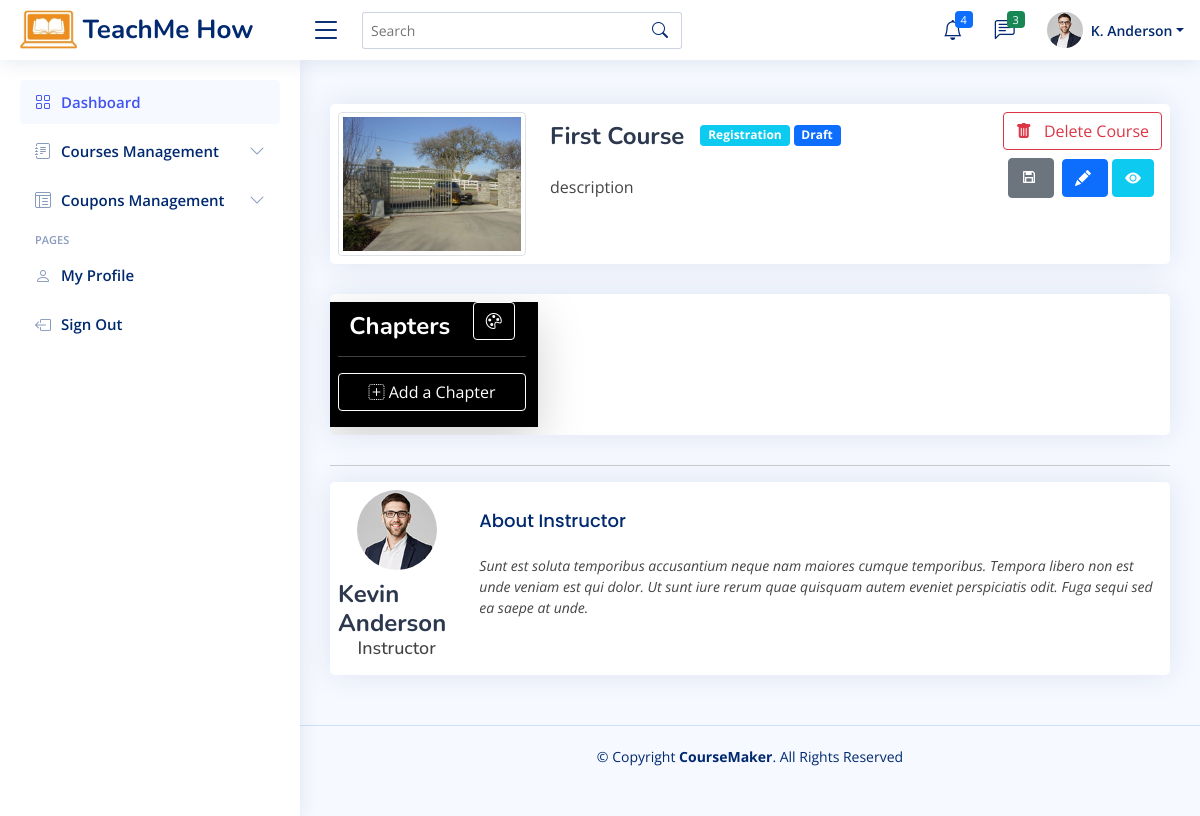
Page /instructor-view-course.php?courseID=1 on the earlier database version.
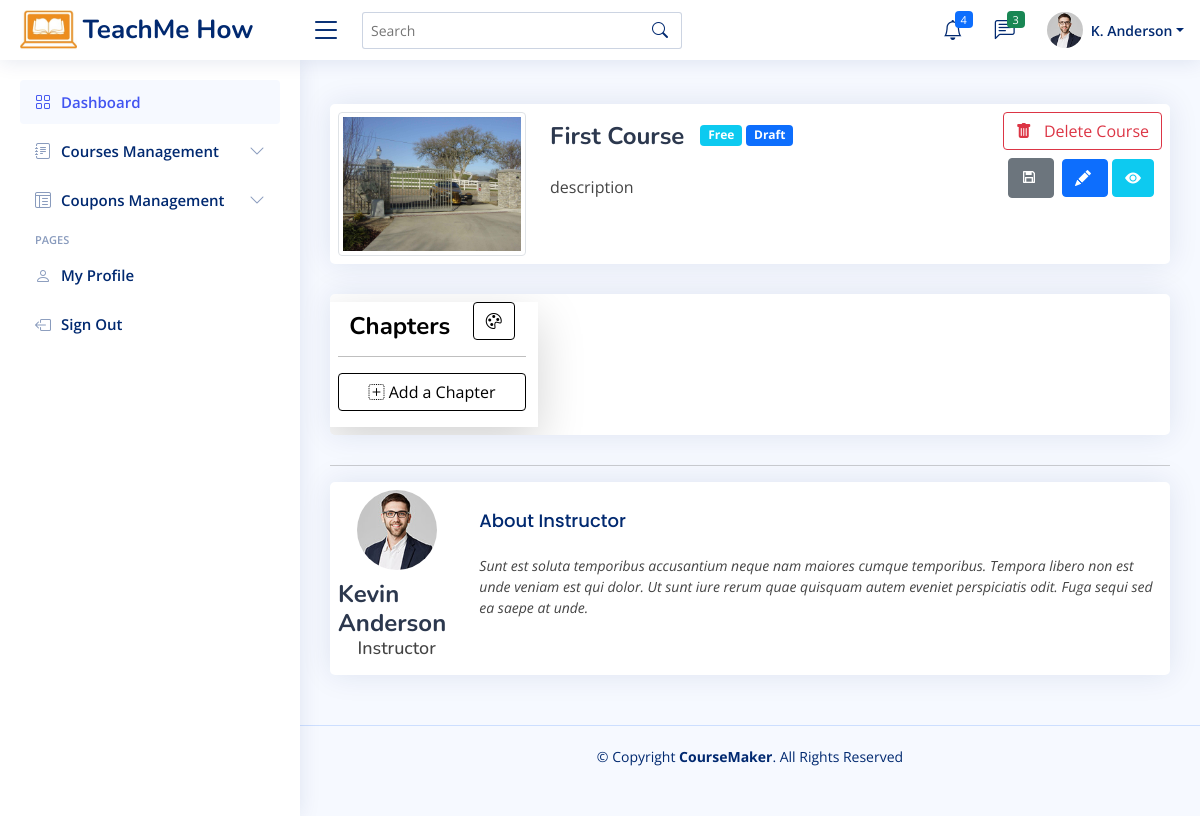
Same page on the later database version.
### tables this page shows
CREATE TABLE `courses` (
  `id` int(10) NOT NULL,
  `instructor_id` int(10) NOT NULL,
  `title` varchar(200) NOT NULL,
  `thumbnail` varchar(100) NOT NULL DEFAULT 'default.jpg',
  `access` enum('Free','Registration','Paid') NOT NULL,
  `description` varchar(1000) NOT NULL,
  `draft` tinyint(1) NOT NULL DEFAULT 0,
  `courseID` int(11) NOT NULL,
  `timeLimitType` enum('Without Time Limit','Days','Months','Years') DEFAULT NULL,
  `timeLimitValue` int(5) DEFAULT NULL,
  `registration_required_email` tinyint(1) DEFAULT NULL,
  `registration_required_phone` tinyint(1) DEFAULT NULL,
  `registration_required_address` tinyint(1) DEFAULT NULL,
  `registration_required_tos` tinyint(1) DEFAULT NULL,
  `price` int(5) DEFAULT NULL,
  `paypal_email` varchar(50) DEFAULT NULL,
  `instructor_name` varchar(50) NOT NULL,
  `back_clr` varchar(10) NOT NULL DEFAULT '#ffffff',
  `front_clr` varchar(10) NOT NULL DEFAULT '#000000'
);

### includes/app.php (called while the page is built, shortened)
<?php
function sanitizeParam($param){
    $con = $GLOBALS["con"];
    $param = $con->real_escape_string($param);
    return $param;
}

### instructor-view-course.php (the view, shortened to what this page needs)
<?php
    require_once "includes/app.php";
    $path = ROOT_DIR;
    $courseID = sanitizeParam($_GET["courseID"]);
    $s = "SELECT * FROM courses WHERE id=$courseID";
    $res = mysqli_query($con, $s);
    $courseRow = mysqli_fetch_array($res);
?>
<!DOCTYPE html>
<html lang="en">
<head>
    <?php
        require "includes/head.inc.php";
    ?>
</head>
<body>
    <?=require_once "includes/header.inc.php";?>
  <?=require_once "includes/instructorSideBar.inc.php";?>
  <main id="main" class="main">
      <div class="card">
          <div class="card-body p-2">
              <div class="row">
                  <div class="col-md-3 d-flex flex-column align-items-center">
                      <form action="" method="post" id="image_upload_form"  enctype="multipart/form-data">
                          <div class="course-img-container w-100 h-100">
                              <img id="courseImgThumbnail" src="assets/img/courses-thumnail/<?=$courseRow["thumbnail"];?>" alt="Profile" class="img-thumbnail h-100 w-100">
                          </div>
                      </form>
                  </div>
                  <div class="col-md-9">
                      <div class="d-flex justify-content-between">
                          <div><div class="d-flex align-items-center">
                                  <h2 class="mb-2 customHeading">
                                      <?=$courseRow["title"];?>
                                  </h2>
                                  <span class="badge bg-info ms-3" style="height: fit-content"><?=$courseRow["access"];?></span>
                                  <span class="badge bg-primary ms-1" style="height: fit-content"><?php echo $courseRow["draft"]==1 ? "Draft":"Active"; ?></span>
                              </div>
                              <p class="small fst-italic">
                                  <?=$courseRow["description"];?>
                              </p>
                          </div>
                          <div class="d-flex flex-column">
                              <button class="btn btn-outline-danger mb-2" data-bs-toggle="modal" data-bs-target="#delCourseModel">
                                  <i class="bi bi-trash-fill me-2"></i> Delete Course
                              </button>
                              <div class="d-flex justify-content-end me-2">
                                  <button class="btn btn-secondary" data-bs-toggle="modal" data-bs-target="#draftCourseModel">
                                      <i class="ri-save-3-line me-1"></i>
                                  </button>
                                  <button class="btn btn-primary ms-2"  data-bs-toggle="modal" data-bs-target="#editCourse">
                                      <i class="bi bi-pencil-fill me-1"></i>
                                  </button>
                                  <a class="btn btn-info text-white ms-1" href="course-<?=$courseRow["courseID"]?>">
                                      <i class="bi bi-eye-fill"></i>
                                  </a>
                              </div>
                          </div>
                      </div>
                  </div>
              </div>
          </div>
      </div>
      <section class="section">
          <div class="row">
              <div class="col-lg-12">
                  <div class="card">
                      <div class="card-body p-2">
                          <div class="row">
                              <div class="col-md-3 justify-content-center shadow-lg pb-3 customColors">
                                  <div class="d-flex justify-content-around align-items-center mb-3">
                                      <h3 class="customHeading text-center" id="lsnHeading">Chapters</h3>
                                      <button class="btn btn-outline-dark customColors" data-bs-toggle="modal" data-bs-target="#colorPickerModal">
                                          <i class="bi bi-palette"></i>
                                      </button>
                                  </div>
                                  <hr>
                                  <button class="btn w-100 customColors" data-bs-toggle="modal" data-bs-target="#addChapter">
                                      <i class="bi bi-plus-square-dotted"></i>
                                      <span>Add a Chapter</span>
                                  </button>
                              </div>
                              <div class="col-md-9">
                              </div>
                          </div>
                      </div>
                  </div>
                  <hr>
                  <div class="card">
                      <div class="card-body p-2">
                          <div class="row">
                              <div class="col-md-2 d-flex flex-column align-items-center">
                                  <img src="assets/img/profile-img.jpg" alt="Profile" class="rounded-circle" style="max-width: 80px;">
                                  <h2 style="font-size: 24px; font-weight: 700; color: #2c384e; margin: 10px 0 0 0;">Kevin Anderson</h2>
                                  <h3 style="font-size: 18px;">Instructor</h3>
                              </div>
                              <div class="col-md-10">
                                  <h5 class="card-title">About Instructor</h5>
                                  <p class="small fst-italic">Sunt est soluta temporibus accusantium neque nam maiores cumque temporibus. Tempora libero non est unde veniam est qui dolor.
                                      Ut sunt iure rerum quae quisquam autem eveniet perspiciatis
                                      odit. Fuga sequi sed ea saepe at unde.</p>
                              </div>
                          </div>
                      </div>
                  </div>
              </div>
          </div>
      </section>
  </main>
  <?=require_once "includes/footer.inc.php";?>
  <link rel="stylesheet" href="assets/vendor/jquery/jquery-ui.css">
</body>
</html>

### includes/head.inc.php (shortened to what this page needs)
<link href="<?=$path?>/assets/vendor/bootstrap/css/bootstrap.min.css" rel="stylesheet">
<link href="<?=$path?>assets/vendor/bootstrap-icons/bootstrap-icons.css" rel="stylesheet">
<link href="<?=$path?>assets/vendor/remixicon/remixicon.css" rel="stylesheet">
<link href="<?=$path?>assets/vendor/boxicons/css/boxicons.min.css" rel="stylesheet">
<link href="<?=$path?>assets/vendor/quill/quill.snow.css" rel="stylesheet">
<link href="<?=$path?>assets/vendor/quill/quill.bubble.css" rel="stylesheet">
<link href="<?=$path?>assets/vendor/simple-datatables/style.css" rel="stylesheet">
<link href="<?=$path?>assets/css/style.css?v=<?=rand()?>" rel="stylesheet">

### includes/header.inc.php (shortened to what this page needs)
<header id="header" class="header fixed-top d-flex align-items-center">
    <div class="d-flex align-items-center justify-content-between">
        <a href="instructorDashboard.php" class="logo d-flex align-items-center">
            <img src="<?=$path?>assets/img/logo_top.png" alt="">
            <span class="d-none d-lg-block">TeachMe How</span>
        </a>
        <i class="bi bi-list toggle-sidebar-btn"></i>
    </div>
    <div class="search-bar">
        <form class="search-form d-flex align-items-center" method="POST" action="#">
            <input type="text" name="query" placeholder="Search" title="Enter search keyword">
            <button type="submit" title="Search"><i class="bi bi-search"></i></button>
        </form>
    </div>
    <nav class="header-nav ms-auto">
        <ul class="d-flex align-items-center">
            <li class="nav-item dropdown">
                <a class="nav-link nav-icon" href="#" data-bs-toggle="dropdown">
                    <i class="bi bi-bell"></i>
                    <span class="badge bg-primary badge-number">4</span>
                </a>
            </li>
            <li class="nav-item dropdown">
                <a class="nav-link nav-icon" href="#" data-bs-toggle="dropdown">
                    <i class="bi bi-chat-left-text"></i>
                    <span class="badge bg-success badge-number">3</span>
                </a>
            </li>
            <li class="nav-item dropdown pe-3">
                <a class="nav-link nav-profile d-flex align-items-center pe-0" href="#" data-bs-toggle="dropdown">
                    <img src="assets/img/profile-img.jpg" alt="Profile" class="rounded-circle">
                    <span class="d-none d-md-block dropdown-toggle ps-2">K. Anderson</span>
                </a>
            </li>
        </ul>
    </nav>
</header>

### includes/instructorSideBar.inc.php (shortened to what this page needs)
<aside id="sidebar" class="sidebar">
    <ul class="sidebar-nav" id="sidebar-nav">
        <li class="nav-item">
            <a class="nav-link " href="<?=$path?>instructorDashboard.php">
                <i class="bi bi-grid"></i>
                <span>Dashboard</span>
            </a>
        </li>
        <li class="nav-item">
            <a class="nav-link collapsed" data-bs-target="#forms-nav" data-bs-toggle="collapse" href="#">
                <i class="bi bi-journal-text"></i><span>Courses Management</span><i class="bi bi-chevron-down ms-auto"></i>
            </a>
        </li>
        <li class="nav-item">
            <a class="nav-link collapsed" data-bs-target="#tables-nav" data-bs-toggle="collapse" href="#">
                <i class="bi bi-layout-text-window-reverse"></i><span>Coupons Management</span><i class="bi bi-chevron-down ms-auto"></i>
            </a>
        </li>
        <li class="nav-heading">Pages</li>
        <li class="nav-item">
            <a class="nav-link collapsed" href="<?=$path?>profile.php">
                <i class="bi bi-person"></i>
                <span>My Profile</span>
            </a>
        </li>
        <li class="nav-item">
            <a class="nav-link collapsed" href="#">
                <i class="bi bi-box-arrow-left"></i>
                <span>Sign Out</span>
            </a>
        </li>
    </ul>
</aside>

### includes/footer.inc.php (shortened to what this page needs)
<footer id="footer" class="footer">
    <div class="copyright">
        &copy; Copyright <strong><span>CourseMaker</span></strong>. All Rights Reserved
    </div>
    <div class="credits">
    </div>
</footer>

### assets/css/style.css (style rules this page uses)
:root { scroll-behavior: smooth; }
body { font-family: "Open Sans", sans-serif; background: #f6f9ff; color: #444444; }
a { color: #4154f1; text-decoration: none; }
h1, h2, h3, h4, h5, h6 { font-family: "Nunito", sans-serif; }
#main { margin-top: 60px; padding: 20px 30px; transition: all 0.3s; }
.card { margin-bottom: 30px; border: none; border-radius: 5px; box-shadow: 0px 0 30px rgba(1, 41, 112, 0.1); overflow: hidden; }
.card-title { padding: 20px 0 15px 0; font-size: 18px; font-weight: 500; color: #012970; font-family: "Poppins", sans-serif; }
.card-body { padding: 0 20px 20px 20px; }
.logo { line-height: 1; }
@media (min-width: 1200px) { .logo { width: 280px; } }
.logo img { max-height: 40px; margin-right: 6px; }
.logo span { font-size: 26px; font-weight: 700; color: #012970; font-family: "Nunito", sans-serif; }
.header { transition: all 0.5s; z-index: 997; height: 60px; box-shadow: 0px 2px 20px rgba(1, 41, 112, 0.1); background-color: #fff; padding-left: 20px; }
.header .toggle-sidebar-btn { font-size: 32px; padding-left: 10px; cursor: pointer; color: #012970; }
.header .search-bar { min-width: 360px; padding: 0 20px; }
.header .search-form { width: 100%; }
.header .search-form input { border: 0; font-size: 14px; color: #012970; border: 1px solid rgba(1, 41, 112, 0.2); padding: 7px 38px 7px 8px; border-radius: 3px; transition: 0.3s; width: 100%; }
.header .search-form button { border: 0; padding: 0; margin-left: -30px; background: none; }
.header .search-form button i { color: #012970; }
.header-nav ul { list-style: none; }
.header-nav > ul { margin: 0; padding: 0; }
.header-nav .nav-icon { font-size: 20px; color: #012970; }
.header-nav .nav-profile { color: #012970; }
.header-nav .nav-profile img { max-height: 36px; }
.header-nav .nav-profile span { font-size: 14px; font-weight: 600; }
.header-nav .badge-number { position: absolute; inset: 4px 6px auto auto; font-weight: normal; font-size: 11px; padding: 3px 6px; }
.sidebar { position: fixed; top: 60px; left: 0; bottom: 0; width: 300px; z-index: 996; transition: all 0.3s; padding: 20px; overflow-y: auto; scrollbar-width: thin; scrollbar-color: #aab7cf transparent; box-shadow: 0px 0px 20px rgba(1, 41, 112, 0.1); background-color: #fff; }
@media (min-width: 1200px) { #main, #footer { margin-left: 300px; } }
.sidebar-nav { padding: 0; margin: 0; list-style: none; }
.sidebar-nav li { padding: 0; margin: 0; list-style: none; }
.sidebar-nav .nav-item { margin-bottom: 5px; }
.sidebar-nav .nav-heading { font-size: 11px; text-transform: uppercase; color: #899bbd; font-weight: 600; margin: 10px 0 5px 15px; }
.sidebar-nav .nav-link { display: flex; align-items: center; font-size: 15px; font-weight: 600; color: #4154f1; transition: 0.3; background: #f6f9ff; padding: 10px 15px; border-radius: 4px; }
.sidebar-nav .nav-link i { font-size: 16px; margin-right: 10px; color: #4154f1; }
.sidebar-nav .nav-link.collapsed { color: #012970; background: #fff; }
.sidebar-nav .nav-link.collapsed i { color: #899bbd; }
.sidebar-nav .nav-link .bi-chevron-down { margin-right: 0; transition: transform 0.2s ease-in-out; }
.footer { padding: 20px 0; font-size: 14px; transition: all 0.3s; border-top: 1px solid #cddfff; }
.footer .copyright { text-align: center; color: #012970; }
.footer .credits { padding-top: 5px; text-align: center; font-size: 13px; color: #012970; }
.course-img-container { max-height: 150px; position: relative; }
.course-img-container img { transition: .4s ease-in-out; }
.customHeading { font-size: 24px; font-weight: 700; color: #2c384e; margin: 10px 0 0 0; }

Differences in the rows shown:
changed courses "First Course": access "Registration" → "Free"
